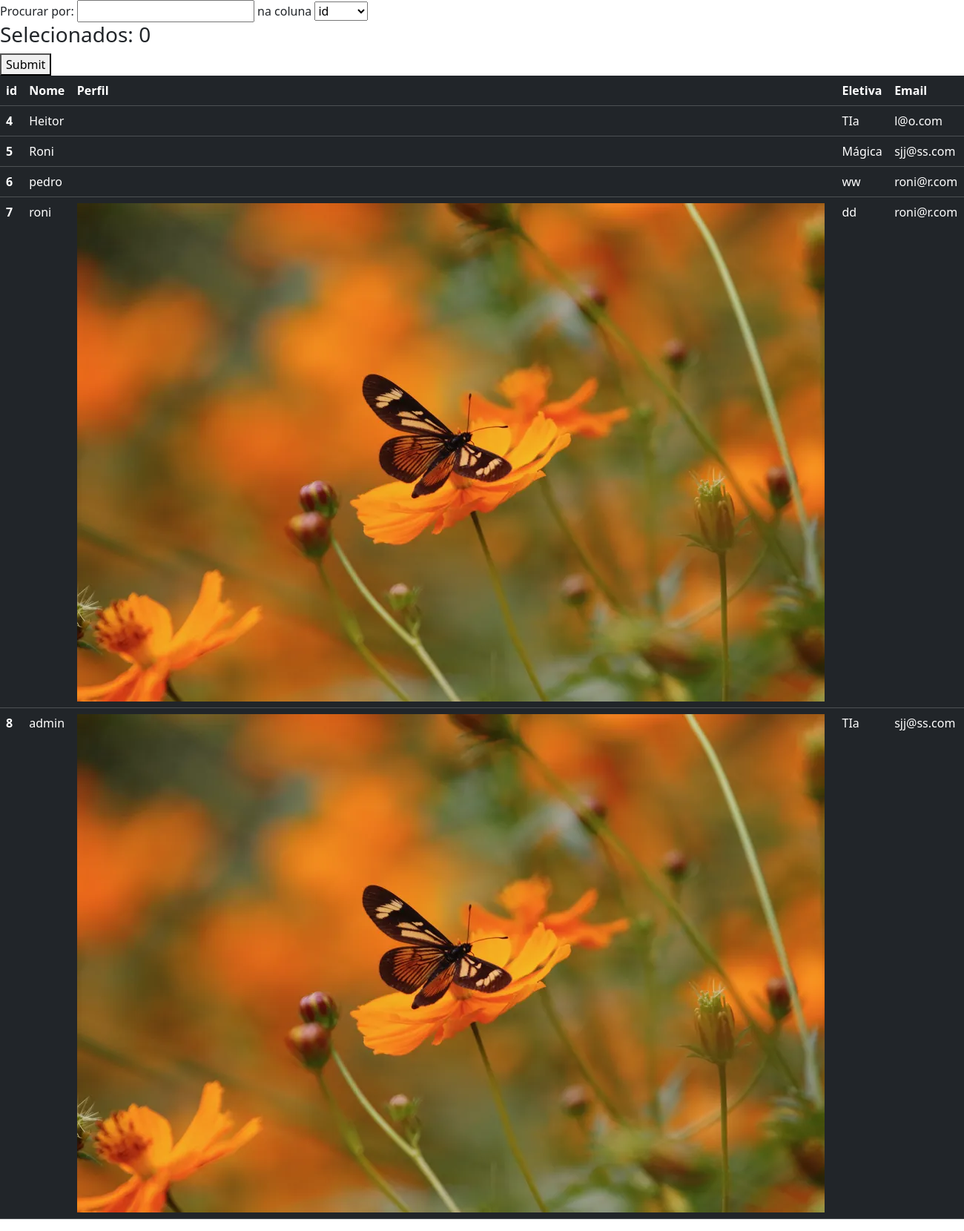
/deletar/professor (signed in), run on the app's committed database.
### Aplicativo/models.py (models this page shows)
class Professores(models.Model):
    eletiva = models.CharField(max_length=100,null=True, blank=False)
    nome = models.CharField(max_length=100)
    email = models.EmailField(max_length=100)
    senha = models.CharField(max_length=100)
    imagem = models.FileField(upload_to='imagem_professores', null=True, blank=False)

### Aplicativo/views.py (the view)
# urls.py: path('deletar/<str:user>',deletar,name='deletar'),
def deletar(request,user):
        if verificar_se_o_usuario_pode_realizar_a_acao_equisitada(request,'deletar') == True:
            return redirect(retornar_index)
        dados = {}
        dados['user'] = user
        dados['modo'] = 'deletar'
        if user.lower() == 'aluno':
            dados['usuarios'] = Alunos.objects.all().values()
            return render(request,'deletar/deletar.html', dados)
        elif user.lower() == 'professor':
            dados['usuarios'] = Professores.objects.all().values()
            return render(request,'deletar/deletar.html', dados)
        elif user.lower() == 'admin':
            dados['usuarios'] = Admins.objects.all().values()
            return render(request,'deletar/deletar.html', dados)
        else:
            messages.info(request,'Usuário não identificado')
            return redirect(retornar_index)

### Aplicativo/views.py (called while the page is built)
def verificar_se_o_usuario_pode_realizar_a_acao_equisitada(request,acao):
    user = request.session['user']
    if user == None:
        return True
    elif user == 'admin':
        if request.session.get(f'{acao}') == None:
            return True
        else:
            return False
    else:
        return False

### Aplicativo/templates/deletar/deletar.html (shortened to what this page needs)
{% load static %}
<!DOCTYPE html>
<html lang="en">
<head>
    <link href="https://cdn.jsdelivr.net/npm/bootstrap@5.3.3/dist/css/bootstrap.min.css" rel="stylesheet">
</head>
<body>
    {% if user == 'admin'%}
        {% include 'tabelas/admin_tabela.html' %}
        {% block tabela_admin %}
        {% endblock %}
    {% else %}
        {% include 'tabelas/aluno_professor_tabela.html' %}
    {% endif %}
</body>
</html>

### Aplicativo/templates/tabelas/aluno_professor_tabela.html (shortened to what this page needs)
{% block tabela_aluno_professor %}
<div id="table-py">
    <div id="form-div">
        <label for="ordem">Procurar por:</label>
        <input type="text" id="ordem" name="ordem" onkeyup="pesquisar(this)">
        <label for="coluna"> na coluna</label>
        <select name="coluna" id="coluna">
            <option value="id" selected>id</option>
        </select>
        {%if modo == "deletar" %}
            <h3>Selecionados: <span id="numero_selecionados">0</span></h3>
            <button onclick="ir_para_o_site()">Submit</button>
        {% endif %}
    </div>
    <table id="tabela" class="table table-dark" data-user="{{user}}">
        <thead>
          <tr>
            <th scope="col">id</th>
            <th scope="col">Nome</th>
            <th scope="col">Perfil</th>
            <th scope="col">Eletiva</th>
            <th scope="col">Email</th>
          </tr>
        </thead>
        <tbody>
            {% for i in usuarios %}
                <tr id="{{i.id}}" onclick="adicionar_linha(this)">
                    <th scope="row" class="id" data-id="{{i.id}}">{{i.id}}</th>
                    <td class="nome" data-id="{{i.id}}">{{i.nome}}</td>
                    <td class="imagem" data-id="{{i.id}}"><img src="../../../media/{{i.imagem}}" alt=""></td>
                    <td class="eletiva" data-id="{{i.id}}">{{i.eletiva}}</td>
                    <td class="email" data-id="{{i.id}}">{{i.email}}</td>
                </tr>
            {% endfor %}
        </tbody>
      </table>
</div>
{% endblock %}

### data on the page
Professores: id "4", nome "Heitor", eletiva "TIa", email "l@o.com"
Professores: id "5", nome "Roni", eletiva "Mágica", email "sjj@ss.com"
Professores: id "6", nome "pedro", eletiva "ww", email "roni@r.com"
Professores: id "7", nome "roni", imagem (picture), eletiva "dd", email "roni@r.com"
Professores: id "8", nome "admin", imagem (picture), eletiva "TIa", email "sjj@ss.com"
